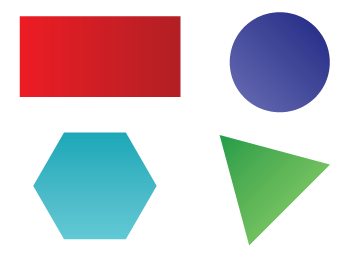
#> input picture Using Inbuilt OpenCV function/img/shapes.bmp, 360 x 260 px
$ python rgb2hsv.py
#> lines starting #> are read from the running program, lines starting #| are printed output that depends on the picture; after the words box and inside, x2 and y2 are one past the last pixel; in counts of white or black regions, pixels touching at a corner belong together
import cv2
import numpy as np

# Load the image
image = cv2.imread('img/shapes.bmp')
#> image is the input picture: shape (260, 360, 3); mean B, G, R 200, 196.5, 202.7

# Convert the image to the HSV color space
hsv = cv2.cvtColor(image, cv2.COLOR_BGR2HSV)
#> hsv: shape (260, 360, 3); mean H, S, V 48.9, 68.4, 229.3

# Define the HSV ranges for each of the specified colors
color_ranges = [
    ((160, 100, 100), (179, 255, 255)),    # Red color range
    ((100, 100, 100), (130, 255, 255)), # Blue color range
    ((80, 100, 100), (100, 255, 255)),  # Cyan color range
    ((35, 100, 100), (85, 255, 255))    # Green color range
]

# Create a window for each color
windows = ['Red', 'Blue', 'Cyan', 'Green']

for i, (lower, upper) in enumerate(color_ranges):
    mask = cv2.inRange(hsv, np.array(lower), np.array(upper))
    cv2.imshow(windows[i], mask)
#> this loop made 4 passes
#> pass 1, `mask = cv2.inRange(hsv, np.array(lower), np.array(upper))`:
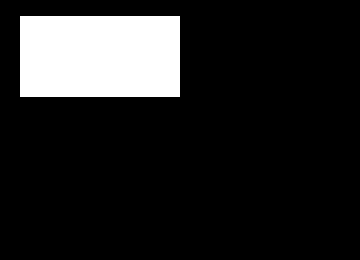
#> mask: shape (260, 360); 13.8% white; 1 white region, box (x1, y1, x2, y2) and area: (20, 16, 180, 97) 12960
#> pass 2, `mask = cv2.inRange(hsv, np.array(lower), np.array(upper))`:
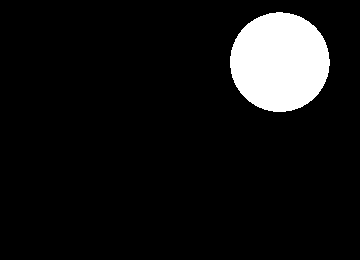
#> mask: shape (260, 360); 8.3% white; 1 white region, box (x1, y1, x2, y2) and area: (230, 12, 330, 112) 7794
#> pass 3, `mask = cv2.inRange(hsv, np.array(lower), np.array(upper))`:
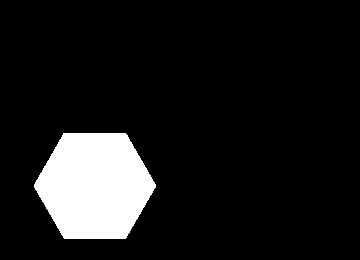
#> mask: shape (260, 360); 10.5% white; 1 white region, box (x1, y1, x2, y2) and area: (34, 133, 156, 239) 9816

# Wait for a key press and then close the windows
cv2.waitKey(0)
cv2.destroyAllWindows()
